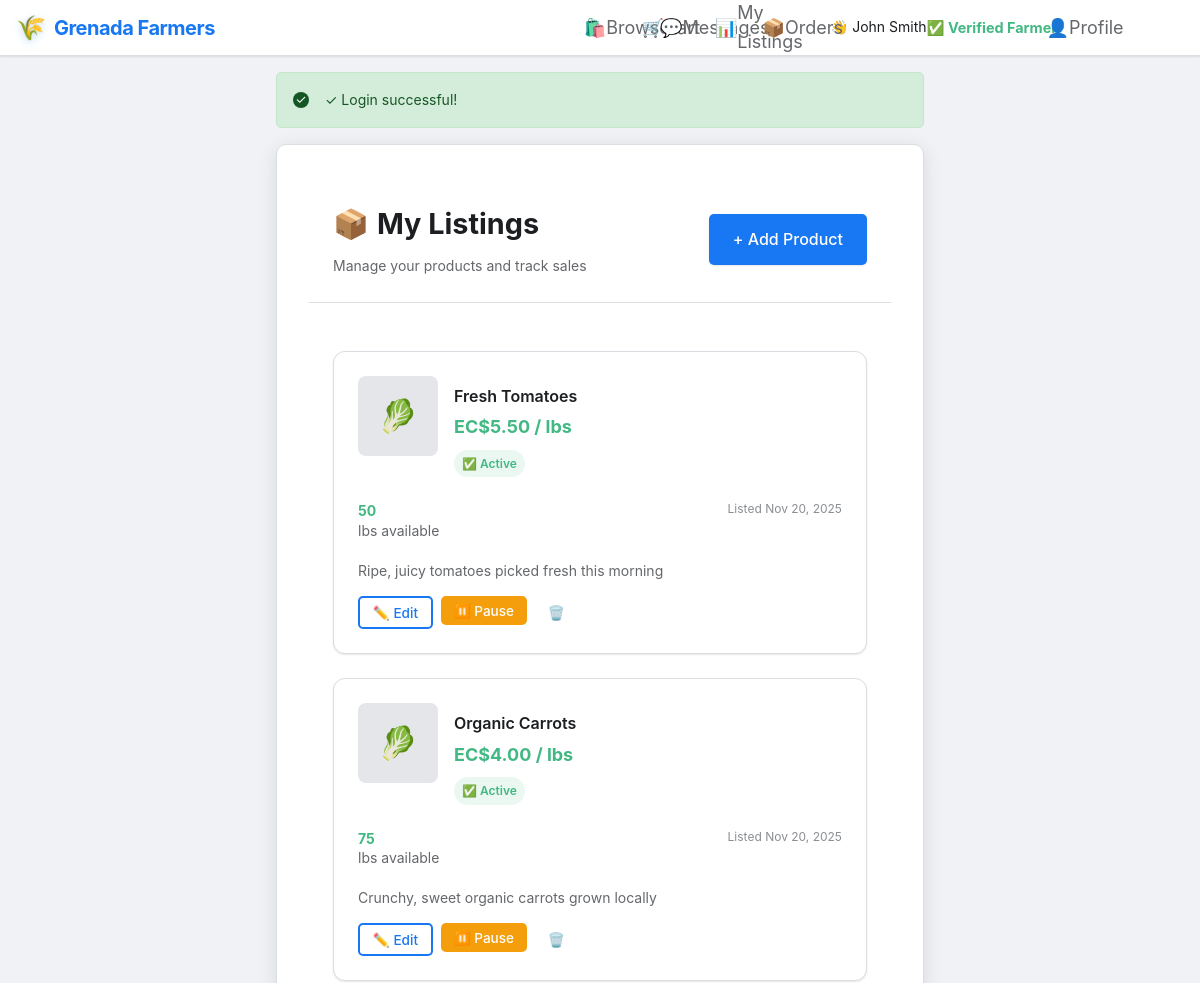
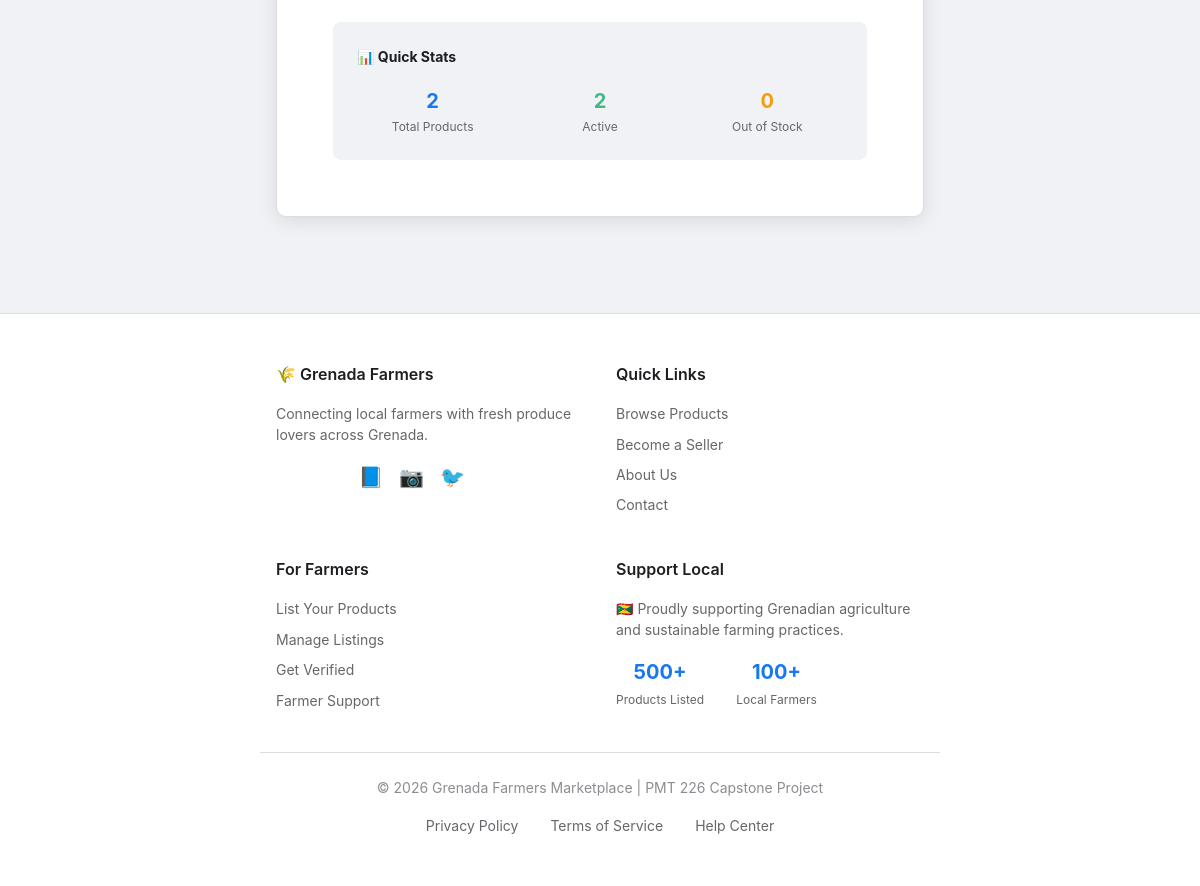
Page /index.php?page=sell (signed in) on the committed database (2 pictures, top to bottom).
### tables this page shows
CREATE TABLE listings (
    id INT PRIMARY KEY AUTO_INCREMENT,
    user_id INT NOT NULL,
    product_name VARCHAR(255) NOT NULL,
    category ENUM('vegetables', 'fruits', 'herbs', 'grains', 'other') NOT NULL,
    description TEXT NOT NULL,
    price DECIMAL(10, 2) NOT NULL,
    unit VARCHAR(50) NOT NULL,
    quantity INT NOT NULL,
    image_path VARCHAR(255) NULL,
    thumbnail_path VARCHAR(255) NULL,
    is_active BOOLEAN DEFAULT 1,
    created_at TIMESTAMP DEFAULT CURRENT_TIMESTAMP,
    updated_at TIMESTAMP DEFAULT CURRENT_TIMESTAMP ON UPDATE CURRENT_TIMESTAMP,
    FOREIGN KEY (user_id) REFERENCES users(id) ON DELETE CASCADE,
    INDEX idx_user_id (user_id),
    INDEX idx_category (category),
    INDEX idx_active (is_active),
    INDEX idx_listings_has_image (image_path)
);

### index.php (called while the page is built, shortened)
<?php
function getAndClearMessage() {
    $message = $_SESSION['message'] ?? null;
    $type = $_SESSION['messageType'] ?? 'success';
    return ['message' => $message, 'type' => $type];
}
$isLoggedIn = $_SESSION['isLoggedIn'] ?? false;
$name = $_SESSION['name'] ?? 'Guest';
$farmerVerified = $_SESSION['farmerVerified'] ?? false;
$page = $_GET['page'] ?? 'landing';
$pageFile = "pages/{$page}.php";
include 'header.php';
include $pageFile;
include 'footer.php';

### pages/sell.php (the view, shortened to what this page needs)
<?php
$stmt = $pdo->prepare("SELECT * FROM listings WHERE user_id = ? ORDER BY created_at DESC");
$stmt->execute([$_SESSION['userId']]);
$listings = $stmt->fetchAll(PDO::FETCH_ASSOC);
$msg = getAndClearMessage();
if($msg['message']): ?>
    <div class="alert alert-<?= $msg['type'] ?>">
        <?= ($msg['type'] === 'success' ? '✓' : '⚠') ?> <?= htmlspecialchars($msg['message']) ?>
    </div>
<?php endif; ?>
<div class="card">
  <div class="card-header">
    <div style="display: flex; justify-content: space-between; align-items: center;">
      <div>
        <h2 style="margin: 0; display: flex; align-items: center; gap: var(--space-sm);">
          <span>📦</span> My Listings
        </h2>
        <p style="color: var(--text-secondary); margin: var(--space-sm) 0 0 0; font-size: 14px;">
          Manage your products and track sales
        </p>
      </div>
      <a href="index.php?page=listing" class="btn btn-primary">
        <span>+</span> Add Product
      </a>
    </div>
  </div>
  <div class="card-body">
    <?php if (empty($listings)): ?>
      <div class="empty-state">
        <p>📦</p>
        <p><strong>No products listed yet</strong></p>
        <p style="color: var(--text-secondary); margin-bottom: var(--space-lg);">
          Start selling your fresh produce to the community. It's easy to get started!
        </p>
        <a href="index.php?page=listing" class="btn btn-primary btn-lg">
          🌾 List Your First Product
        </a>
      </div>
    <?php else: ?>
      <div class="listings-grid">
        <?php foreach($listings as $listing): ?>
          <div class="listing-card">
            <div class="listing-header">
              <div style="display: flex; gap: var(--space-md); align-items: flex-start;">
                <div class="listing-image">
                  <?php if (!empty($listing['thumbnail_path']) && file_exists($listing['thumbnail_path'])): ?>
                    <img src="<?= htmlspecialchars($listing['thumbnail_path']) ?>"
                         alt="<?= htmlspecialchars($listing['product_name']) ?>"
                         loading="lazy">
                  <?php else: ?>
                    <div style="font-size: 32px; color: var(--text-muted);">
                      <?php
                      $emojis = ['vegetables' => '🥬', 'fruits' => '🍎', 'herbs' => '🌿', 'grains' => '🌾'];
                      echo $emojis[$listing['category']] ?? '🌾';
                      ?>
                    </div>
                  <?php endif; ?>
                </div>
                <div class="listing-info" style="flex: 1;">
                  <h3><?= htmlspecialchars($listing['product_name']) ?></h3>
                  <div class="listing-price">EC$<?= number_format($listing['price'], 2) ?> / <?= htmlspecialchars($listing['unit']) ?></div>
                  <div class="listing-status">
                    <?php if ($listing['is_active'] && $listing['quantity'] > 0): ?>
                      <span class="status-badge status-active">✅ Active</span>
                    <?php elseif ($listing['is_active'] && $listing['quantity'] == 0): ?>
                      <span class="status-badge status-out-of-stock">📦 Out of Stock</span>
                    <?php else: ?>
                      <span class="status-badge status-inactive">⏸️ Inactive</span>
                    <?php endif; ?>
                  </div>
                </div>
              </div>
            </div>
            <div class="listing-stats">
              <div style="display: grid; grid-template-columns: 1fr 1fr; gap: var(--space-md); margin-bottom: var(--space-md);">
                <div>
                  <strong style="color: var(--success);"><?= $listing['quantity'] ?></strong>
                  <span style="color: var(--text-secondary);"><?= htmlspecialchars($listing['unit']) ?> available</span>
                </div>
                <div style="text-align: right;">
                  <span style="color: var(--text-muted); font-size: 12px;">
                    Listed <?= date('M j, Y', strtotime($listing['created_at'])) ?>
                  </span>
                </div>
              </div>
              <p style="color: var(--text-secondary); font-size: 14px; line-height: 1.4; margin-bottom: var(--space-md);">
                <?= htmlspecialchars(substr($listing['description'], 0, 120)) ?><?= strlen($listing['description']) > 120 ? '...' : '' ?>
              </p>
            </div>
            <div class="listing-actions">
              <button onclick="editListing(<?= $listing['id'] ?>)" class="btn btn-secondary btn-sm">
                ✏️ Edit
              </button>
              <?php if ($listing['is_active']): ?>
                <form method="POST" action="actions.php" style="display: inline;">
                  <button type="submit" class="btn btn-warning btn-sm" onclick="return confirm('Deactivate this listing?')">
                    ⏸️ Pause
                  </button>
                </form>
              <?php endif; ?>
              <button onclick="deleteListing(<?= $listing['id'] ?>)" class="btn btn-danger btn-sm">
                🗑️ Delete
              </button>
            </div>
          </div>
        <?php endforeach; ?>
      </div>
      <div style="background: var(--bg-primary); padding: var(--space-lg); border-radius: var(--radius-md); margin-top: var(--space-lg);">
        <h4 style="margin: 0 0 var(--space-md) 0; color: var(--text-primary); display: flex; align-items: center; gap: var(--space-sm);">
          📊 Quick Stats
        </h4>
        <div style="display: grid; grid-template-columns: repeat(auto-fit, minmax(120px, 1fr)); gap: var(--space-md);">
          <div style="text-align: center;">
            <div style="font-size: 20px; font-weight: var(--font-weight-bold); color: var(--primary);">
              <?= count($listings) ?>
            </div>
            <div style="font-size: 12px; color: var(--text-secondary);">Total Products</div>
          </div>
          <div style="text-align: center;">
            <div style="font-size: 20px; font-weight: var(--font-weight-bold); color: var(--success);">
              <?= count(array_filter($listings, function($l) { return $l['is_active'] && $l['quantity'] > 0; })) ?>
            </div>
            <div style="font-size: 12px; color: var(--text-secondary);">Active</div>
          </div>
          <div style="text-align: center;">
            <div style="font-size: 20px; font-weight: var(--font-weight-bold); color: var(--warning);">
              <?= count(array_filter($listings, function($l) { return $l['quantity'] == 0; })) ?>
            </div>
            <div style="font-size: 12px; color: var(--text-secondary);">Out of Stock</div>
          </div>
        </div>
      </div>
    <?php endif; ?>
  </div>
</div>

### header.php (shortened to what this page needs)
<!DOCTYPE html>
<html lang="en">
<head>
<link rel="stylesheet" href="assets/style.css">
</head>
<body>
<header>
  <div class="header-container">
    <a href="index.php" class="logo">
      <span class="logo-icon">🌾</span>
      <span class="logo-text">Grenada Farmers</span>
    </a>
    <nav id="nav" class="nav-menu">
      <?php if($isLoggedIn): ?>
        <div class="nav-section">
          <a href="index.php?page=browse" class="nav-link" title="Browse Products">
            <span class="nav-icon">🛍️</span>
            <span class="nav-text">Browse</span>
          </a>
          <a href="index.php?page=cart" class="nav-link cart-link" title="Shopping Cart">
            <span class="nav-icon">🛒</span>
            <span class="nav-text">Cart</span>
          </a>
          <a href="index.php?page=messages" class="nav-link" title="Messages">
            <span class="nav-icon">💬</span>
            <span class="nav-text">Messages</span>
          </a>
          <a href="index.php?page=sell" class="nav-link" title="My Listings">
            <span class="nav-icon">📊</span>
            <span class="nav-text">My Listings</span>
          </a>
          <a href="index.php?page=orders" class="nav-link" title="Orders">
            <span class="nav-icon">📦</span>
            <span class="nav-text">Orders</span>
          </a>
        </div>
        <div class="nav-section user-section">
          <div class="user-info">
            <span class="user-name">👋 <?= htmlspecialchars($name) ?></span>
            <?php if($farmerVerified): ?>
              <span class="verified-badge">✅ Verified Farmer</span>
            <?php endif; ?>
          </div>
          <a href="index.php?page=profile" class="nav-link" title="Profile">
            <span class="nav-icon">👤</span>
            <span class="nav-text">Profile</span>
          </a>
          <a href="index.php?page=logout" class="btn btn-danger btn-sm">Logout</a>
        </div>
      <?php endif; ?>
    </nav>
  </div>
</header>
<main class="container">

### footer.php (shortened to what this page needs)
</main>
<footer>
  <div class="footer-content">
    <div class="footer-section">
      <h4>🌾 Grenada Farmers</h4>
      <p>Connecting local farmers with fresh produce lovers across Grenada.</p>
      <div class="footer-social">
        <span>Follow us:</span>
        <a href="#" aria-label="Facebook">📘</a>
        <a href="#" aria-label="Instagram">📷</a>
        <a href="#" aria-label="Twitter">🐦</a>
      </div>
    </div>
    <div class="footer-section">
      <h4>Quick Links</h4>
      <ul>
        <li><a href="index.php?page=browse">Browse Products</a></li>
        <li><a href="index.php?page=register">Become a Seller</a></li>
        <li><a href="#about">About Us</a></li>
        <li><a href="#contact">Contact</a></li>
      </ul>
    </div>
    <div class="footer-section">
      <h4>For Farmers</h4>
      <ul>
        <li><a href="index.php?page=listing">List Your Products</a></li>
        <li><a href="index.php?page=sell">Manage Listings</a></li>
        <li><a href="#verification">Get Verified</a></li>
        <li><a href="#support">Farmer Support</a></li>
      </ul>
    </div>
    <div class="footer-section">
      <h4>Support Local</h4>
      <p>🇬🇩 Proudly supporting Grenadian agriculture and sustainable farming practices.</p>
      <div class="footer-stats">
        <div class="stat">
          <strong>500+</strong>
          <span>Products Listed</span>
        </div>
        <div class="stat">
          <strong>100+</strong>
          <span>Local Farmers</span>
        </div>
      </div>
    </div>
  </div>
  <div class="footer-bottom">
    <p>&copy; 2026 Grenada Farmers Marketplace | PMT 226 Capstone Project</p>
    <div class="footer-links">
      <a href="#privacy">Privacy Policy</a>
      <a href="#terms">Terms of Service</a>
      <a href="#help">Help Center</a>
    </div>
  </div>
</footer>
</body>
</html>

### rows in the picture
listings: category "🥬", product_name "Fresh Tomatoes", price "5.50", unit "lbs", is_active "✅ Active", quantity "50", created_at "Nov 20, 2025", description "Ripe, juicy tomatoes picked fresh this morning"
listings: category "🥬", product_name "Organic Carrots", price "4.00", unit "lbs", is_active "✅ Active", quantity "75", created_at "Nov 20, 2025", description "Crunchy, sweet organic carrots grown locally"

### other values in the picture
$name "John Smith"
$msg['message'] "Login successful!"
count($listings) "2"
